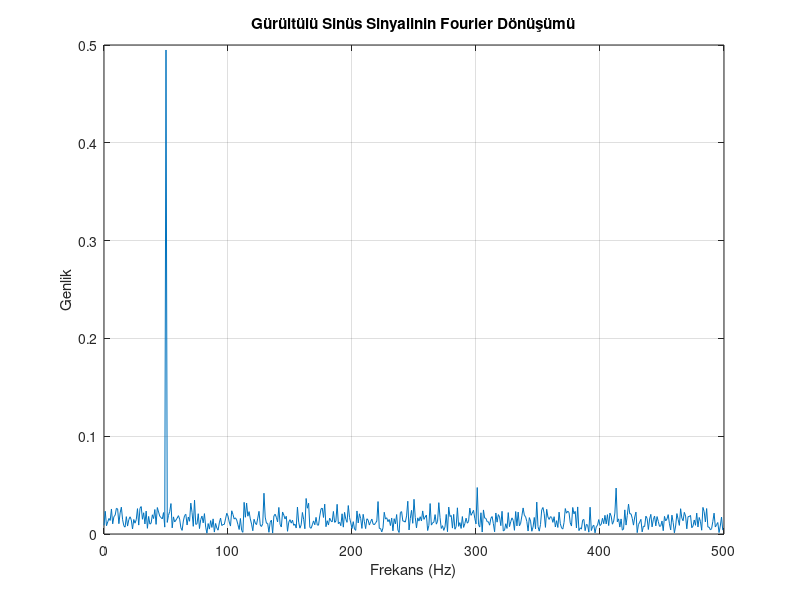

Write the MATLAB code that produced this figure.
% Sinüs sinyaline gürültü ekleme
fs = 1000; % Örnekleme frekansı (Hz)
t = 0:1/fs:1-1/fs; % Zaman vektörü (1 saniye)
x = sin(2 * pi * 50 * t) + 0.5 * randn(size(t)); % 50 Hz sinüs sinyali ve rastgele gürültü

% Fourier dönüşümünü hesaplama
X = fft(x);
n = length(x);
f = (0:n-1)*(fs/n); % Frekans vektörü

% Genlik spektrumu
amplitude = abs(X)/n;

% Frekans alanında gösterim (ilk yarı)
figure;
plot(f(1:floor(n/2)), amplitude(1:floor(n/2)));
title('Gürültülü Sinüs Sinyalinin Fourier Dönüşümü');
xlabel('Frekans (Hz)');
ylabel('Genlik');
grid on;
